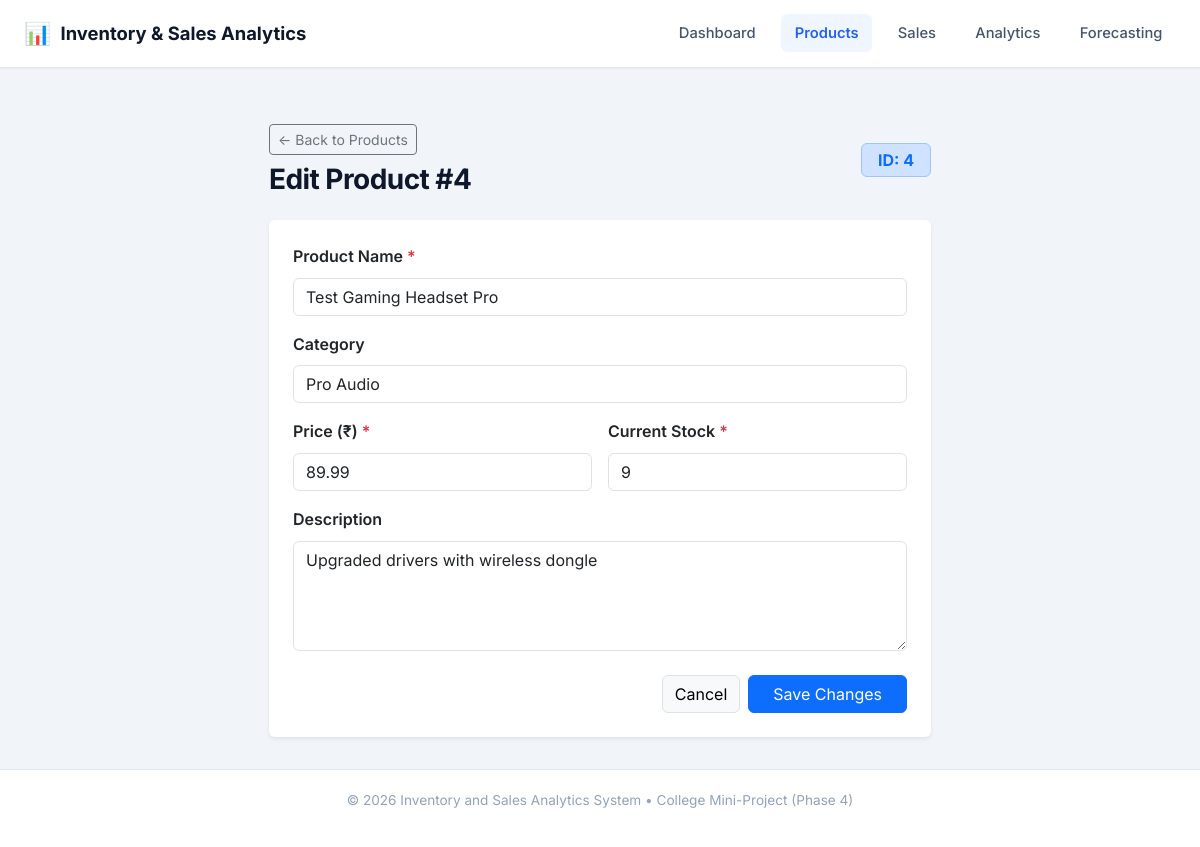
The page /products/edit/4 on the database its author committed.
### models/product.py (models this page shows, shortened)
class Product(db.Model):
    __tablename__ = 'products'
    id = db.Column(db.Integer, primary_key=True)
    name = db.Column(db.String(100), nullable=False)
    category = db.Column(db.String(50), nullable=True)
    price = db.Column(db.Float, nullable=False)
    stock = db.Column(db.Integer, nullable=False)
    description = db.Column(db.Text, nullable=True)
    sales = db.relationship('Sale', back_populates='product', cascade='all, delete-orphan', lazy=True)

### products/routes.py (the view, shortened to what this page needs)
@products_bp.route('/edit/<int:product_id>', methods=['GET', 'POST'])
def edit(product_id):
    product = db.session.get(Product, product_id)
    if not product:
        flash("Product not found.", "danger")
        return redirect(url_for('products.index'))
    return render_template('edit_product.html', product=product)

### templates/edit_product.html (shortened to what this page needs)
{% extends 'base.html' %}
{% block content %}
<div class="row justify-content-center">
    <div class="col-lg-7 col-md-9">
        <div class="d-flex align-items-center justify-content-between mb-4">
            <div>
                <a href="{{ url_for('products.index') }}" class="btn btn-outline-secondary btn-sm mb-2">← Back to Products</a>
                <h1 class="page-title mb-0">Edit Product #{{ product.id }}</h1>
            </div>
            <span class="badge bg-primary-subtle text-primary border border-primary-subtle fs-6 px-3 py-2">
                ID: {{ product.id }}
            </span>
        </div>
        <div class="card border-0 shadow-sm">
            <div class="card-body p-4">
                <form action="{{ url_for('products.edit', product_id=product.id) }}" method="POST">
                    <div class="mb-3">
                        <label for="name" class="form-label fw-semibold">Product Name <span class="text-danger">*</span></label>
                        <input type="text" class="form-control" id="name" name="name" value="{{ product.name }}" required>
                    </div>
                    <div class="mb-3">
                        <label for="category" class="form-label fw-semibold">Category</label>
                        <input type="text" class="form-control" id="category" name="category" value="{{ product.category or '' }}" placeholder="e.g. Electronics, Peripherals">
                    </div>
                    <div class="row g-3 mb-3">
                        <div class="col-md-6">
                            <label for="price" class="form-label fw-semibold">Price (₹) <span class="text-danger">*</span></label>
                            <input type="number" class="form-control" id="price" name="price" step="0.01" min="0" value="{{ '%.2f'|format(product.price) }}" required>
                        </div>
                        <div class="col-md-6">
                            <label for="stock" class="form-label fw-semibold">Current Stock <span class="text-danger">*</span></label>
                            <input type="number" class="form-control" id="stock" name="stock" min="0" value="{{ product.stock }}" required>
                        </div>
                    </div>
                    <div class="mb-4">
                        <label for="description" class="form-label fw-semibold">Description</label>
                        <textarea class="form-control" id="description" name="description" rows="4">{{ product.description or '' }}</textarea>
                    </div>
                    <div class="d-flex justify-content-end gap-2">
                        <a href="{{ url_for('products.index') }}" class="btn btn-light border">Cancel</a>
                        <button type="submit" class="btn btn-primary px-4">Save Changes</button>
                    </div>
                </form>
            </div>
        </div>
    </div>
</div>
{% endblock %}

### static/css/style.css (style rules this page uses)
:root { --bg-page: #f1f5f9; --bg-card: #ffffff; --text-primary: #0f172a; --text-secondary: #475569; --text-muted: #94a3b8; --primary: #2563eb; --primary-hover: #1d4ed8; --primary-light: #eff6ff; --border-color: #e2e8f0; --success: #16a34a; --success-bg: #dcfce7; --info: #0284c7; --info-bg: #e0f2fe; --radius-sm: 6px; --radius-md: 12px; --radius-lg: 16px; --shadow-sm: 0 1px 2px 0 rgba(0, 0, 0, 0.05); --shadow-md: 0 4px 6px -1px rgba(0, 0, 0, 0.1), 0 2px 4px -2px rgba(0, 0, 0, 0.1); --shadow-lg: 0 10px 15px -3px rgba(0, 0, 0, 0.1), 0 4px 6px -4px rgba(0, 0, 0, 0.1); --font-family: 'Inter', -apple-system, BlinkMacSystemFont, "Segoe UI", Roboto, sans-serif; }
* { margin: 0; padding: 0; box-sizing: border-box; }
body { font-family: var(--font-family); background-color: var(--bg-page); color: var(--text-primary); line-height: 1.6; min-height: 100vh; display: flex; flex-direction: column; }
.page-title { font-size: 1.75rem; font-weight: 700; letter-spacing: -0.02em; color: var(--text-primary); }

### rows shown on the page
Product: id "4", name "Test Gaming Headset Pro", category "Pro Audio", price "89.99", stock "9", description "Upgraded drivers with wireless dongle"
